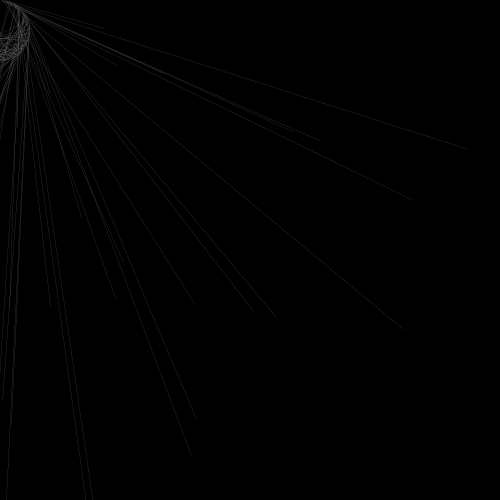
Frame 1 (no input)
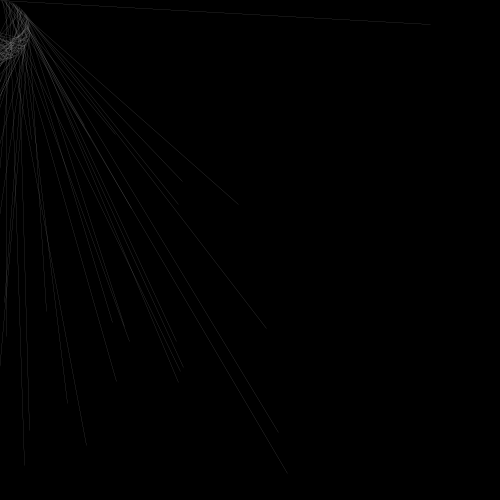
Frame 60 (the mouse pressed at the canvas centre just before this capture)
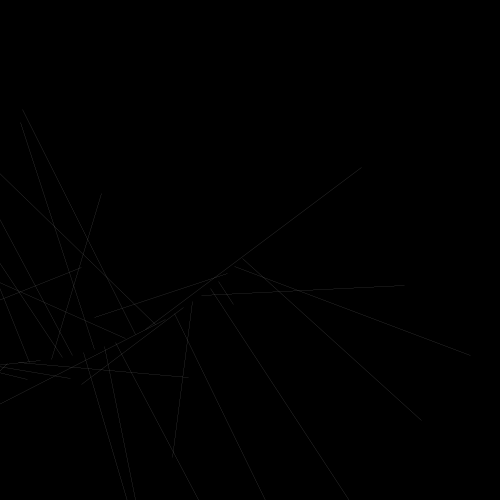
Frame 120 (the mouse held since frame 60 and released just before this capture)

The Processing sketch that drew these frames (run headless with seeded random() and noise(); from frame 60 on, the mouse is pressed at the canvas centre):

// Processing sketch: processing_84232
// ── processing_84232.pde

void setup()
{
  size(500,500);
 
}

void draw ()
{
  smooth();
  background(0);
   noFill();
  
  for (int posX=25; posX<width; posX=posX+50)
  {
  
   for (int posY=25; posY<height; posY=posY+50)
   {
    
  
  stroke(255);
  rotate(PI/95);
  translate(1, 0);
  scale(1);


stroke(153);
strokeWeight(0.01);

line(mouseX, mouseY, random(0,500),random (0,500));



}
 
}
  
}
